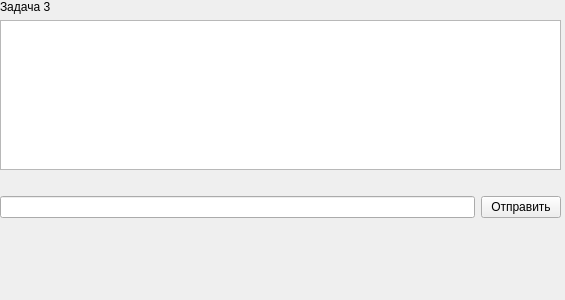
<?xml version="1.0" encoding="UTF-8"?>
<ui version="4.0">
 <class>task3</class>
 <widget class="QWidget" name="task3">
  <property name="geometry">
   <rect>
    <x>0</x>
    <y>0</y>
    <width>565</width>
    <height>300</height>
   </rect>
  </property>
  <property name="windowTitle">
   <string>Form</string>
  </property>
  <widget class="QLabel" name="label_2">
   <property name="geometry">
    <rect>
     <x>100</x>
     <y>230</y>
     <width>351</width>
     <height>61</height>
    </rect>
   </property>
   <property name="font">
    <font>
     <pointsize>24</pointsize>
     <bold>true</bold>
    </font>
   </property>
   <property name="text">
    <string/>
   </property>
  </widget>
  <widget class="QWidget" name="verticalLayoutWidget">
   <property name="geometry">
    <rect>
     <x>0</x>
     <y>0</y>
     <width>561</width>
     <height>218</height>
    </rect>
   </property>
   <layout class="QVBoxLayout" name="verticalLayout_3">
    <item>
     <widget class="QLabel" name="label_task_3">
      <property name="text">
       <string>Задача 3</string>
      </property>
     </widget>
    </item>
    <item>
     <widget class="QTextEdit" name="prufer"/>
    </item>
    <item>
     <widget class="QLabel" name="label_3">
      <property name="text">
       <string/>
      </property>
     </widget>
    </item>
    <item>
     <layout class="QHBoxLayout" name="horizontalLayout_3">
      <item>
       <widget class="QLineEdit" name="lineEdit_answer_3"/>
      </item>
      <item>
       <widget class="QPushButton" name="send_answer_but_3">
        <property name="text">
         <string>Отправить</string>
        </property>
       </widget>
      </item>
     </layout>
    </item>
   </layout>
  </widget>
 </widget>
 <resources/>
 <connections/>
</ui>
